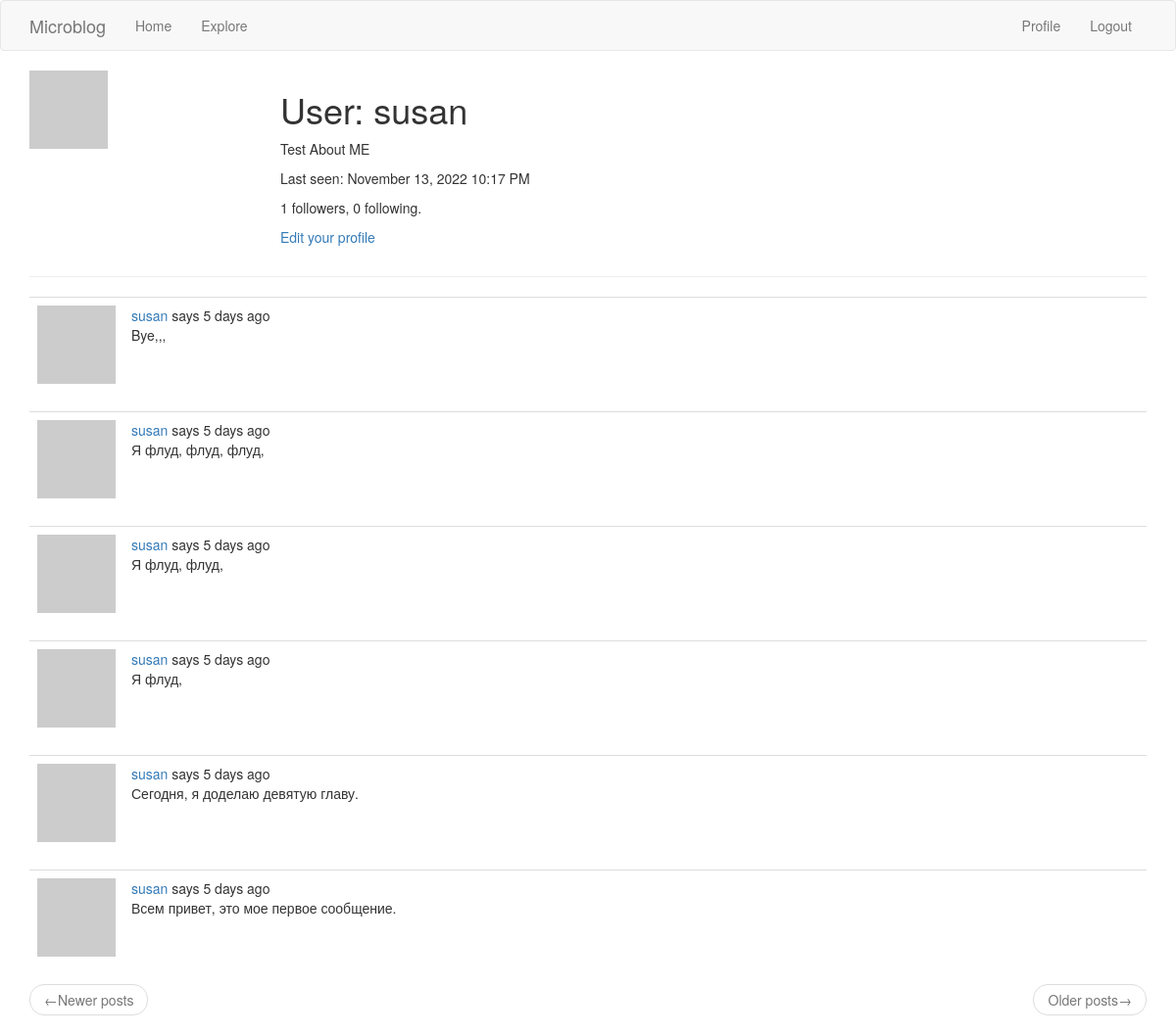
Before: /user/susan (signed in) with the older database file.
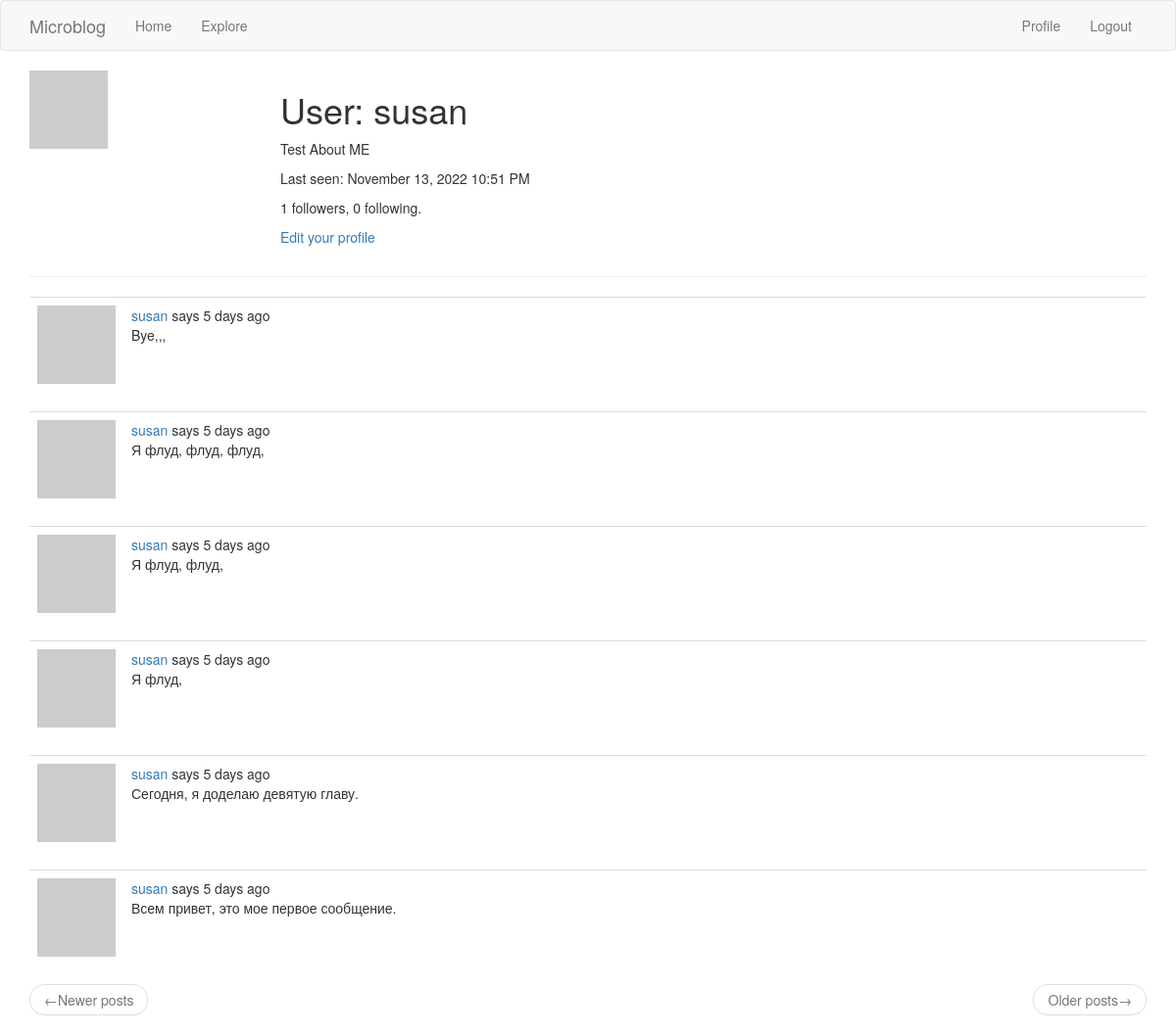
After: the same page with the newer database file.
### app/models.py (models this page shows, shortened)
class User(UserMixin, db.Model):
    id = db.Column(
        db.Integer,
        primary_key=True,
    )
    username = db.Column(
        db.String(64),
        index=True,
        unique=True,
    )
    email = db.Column(
        db.String(120),
        index=True,
        unique=True,
    )
    password_hash = db.Column(
        db.String(128),
    )
    about_me = db.Column(
        db.String(140)
    )
    last_seen = db.Column(
        db.DateTime, default=datetime.utcnow
    )
    posts = db.relationship(
        'Post',
        backref='author',
        lazy='dynamic',
    )
    followed = db.relationship(
        'User',
        secondary=followers,
        primaryjoin=(followers.c.follower_id == id),
        secondaryjoin=(followers.c.followed_id == id),
        backref=db.backref('followers', lazy='dynamic'),
        lazy='dynamic',
    )
    def avatar(self, size):
        digest = md5(self.email.lower().encode('utf-8')).hexdigest()
        return f'https://www.gravatar.com/avatar/{digest}?d=identicon&s={size}'

class Post(db.Model):
    id = db.Column(
        db.Integer,
        primary_key=True,
    )
    body = db.Column(
        db.String(140),
    )
    timestamp = db.Column(
        db.DateTime,
        index=True,
        default=datetime.utcnow,
    )
    user_id = db.Column(
        db.Integer(),
        db.ForeignKey('user.id'),
    )

### app/routes.py (the view)
@app.route('/user/<username>')
@login_required
def user(username):
    user = User.query.filter_by(username=username).first_or_404()
    page = request.args.get('page', 1, type=int)
    posts = user.posts.order_by(Post.timestamp.desc()).paginate(
        page=page, per_page=app.config['POSTS_PER_PAGE'], error_out=False)
    next_url = url_for('user', username=user.username, page=posts.next_num) \
        if posts.has_next else None
    prev_url = url_for('user', username=user.username, page=posts.prev_num) \
        if posts.has_prev else None
    form = EmptyForm()
    context = {
        'user': user,
        'posts': posts.items,
        'form': form,
        'next_url': next_url,
        'prev_url': prev_url,
    }
    return render_template('user.html', **context)

### app/models.py (called while the page is built)
@login.user_loader
def load_user(id):
    return User.query.get(int(id))

### app/routes.py (called while the page is built)
@app.before_request
def before_request():
    if current_user.is_authenticated:
        current_user.last_seen = datetime.utcnow()
        db.session.commit()

### app/templates/user.html (shortened to what this page needs)
{% extends 'base.html' %}
{% block app_content %}
  <table style="table table-hover">
    <tr valign="top">
        <td width="256px"><img src="{{ user.avatar(256) }}"></td>
        <td>
            <h1>User: {{ user.username }}</h1>
            {% if user.about_me %}
                <p>
                    {{ user.about_me }}
                </p>
            {% endif %}
            {% if user.last_seen %}
                <p>
                    Last seen: {{ moment(user.last_seen).format('LLL') }}
                </p>
            {% endif %}
            <p>
                {{ user.followers.count() }} followers, {{user.followed.count() }} following.
            </p>
            {% if user == current_user %}
                <p>
                    <a href="{{ url_for('edit_profile') }}">Edit your profile</a>
                </p>
            {% endif %}
        </td>
    </tr>
  </table>
  <hr>
  {% for post in posts %}
      {% include "_post.html" %}
  {% endfor %}
  <nav aria-label="...">
    <ul class="pager">
      <li class="previous {% if not prev_url %} disabled {% endif %}">
        <a href="{{ prev_url or '#' }}">
          <span aria-hidden="true">&larr;</span>Newer posts
        </a>
      </li>
      <li class="next {% if not next_url %} disabled {% endif %}">
        <a href="{{ next_url or '#' }}">
          Older posts<span aria-hidden="true">&rarr;</span>
        </a>
      </li>
    </ul>
  </nav>
{% endblock app_content %}

### app/templates/base.html (shortened to what this page needs)
{% extends 'bootstrap/base.html' %}
{% block navbar %}
  <nav class="navbar navbar-default">
    <div class="container">
      <div class="navbar-header">
        <a class="navbar-brand" href="{{ url_for('index') }}">Microblog</a>
      </div>
      <div class="collapse navbar-collapse" id="bs-example-navbar-collapse-1">
        <ul class="nav navbar-nav">
          <li><a href="{{ url_for('index') }}">Home</a></li>
          <li><a href="{{ url_for('explore') }}">Explore</a></li>
        </ul>
        <ul class="nav navbar-nav navbar-right">
          {% if current_user.is_anonymous %}
            <li><a href="{{ url_for('login') }}">Login</a></li>
          {% else %}
            <li><a href="{{ url_for('user', username=current_user.username) }}">Profile</a></li>
            <li><a href="{{ url_for('logout') }}">Logout</a></li>
          {% endif %}
        </ul>
      </div>
    </div>
  </nav>
{% endblock navbar %}
{% block content %}
  <div class="container">
    {% block app_content %}
    {% endblock app_content %}
  </div>
{% endblock content %}

### app/templates/_post.html
<table class="table table-hover">
  <tr>
    <td width="70px">
      <a href="{{ url_for('user', username=post.author.username) }}">
        <img src="{{ post.author.avatar(70) }}">
      </a>
    </td>
    <td>
      <a href="{{ url_for('user', username=post.author.username) }}">
        {{ post.author.username }}
      </a>
      says {{ moment(post.timestamp).fromNow() }}
      <br>
      {{ post.body }}
    </td>
  </tr>
</table>

Changed rows visible on the page:
changed User "susan": last_seen "November 13, 2022 10:17 PM" → "November 13, 2022 10:51 PM"
